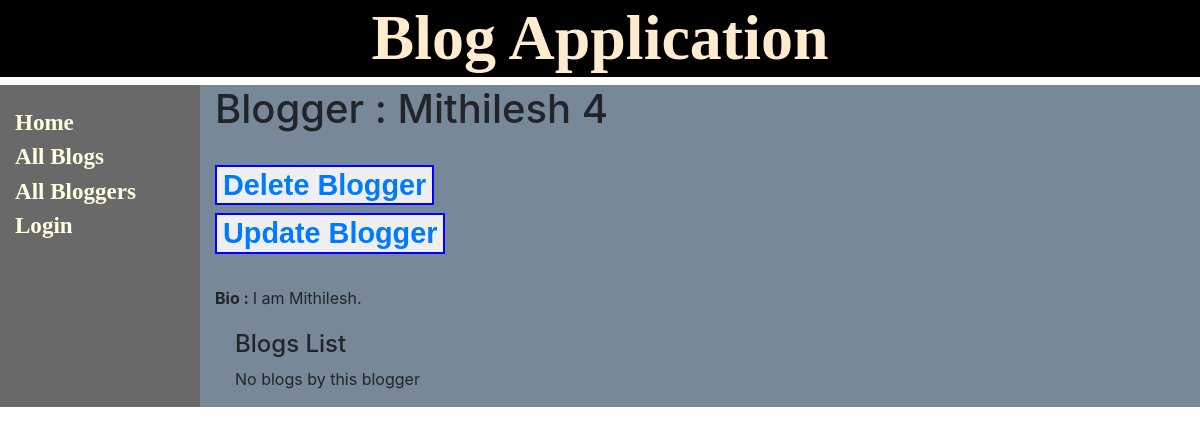
The page /blog/bloggers/4 on the database as committed earlier.
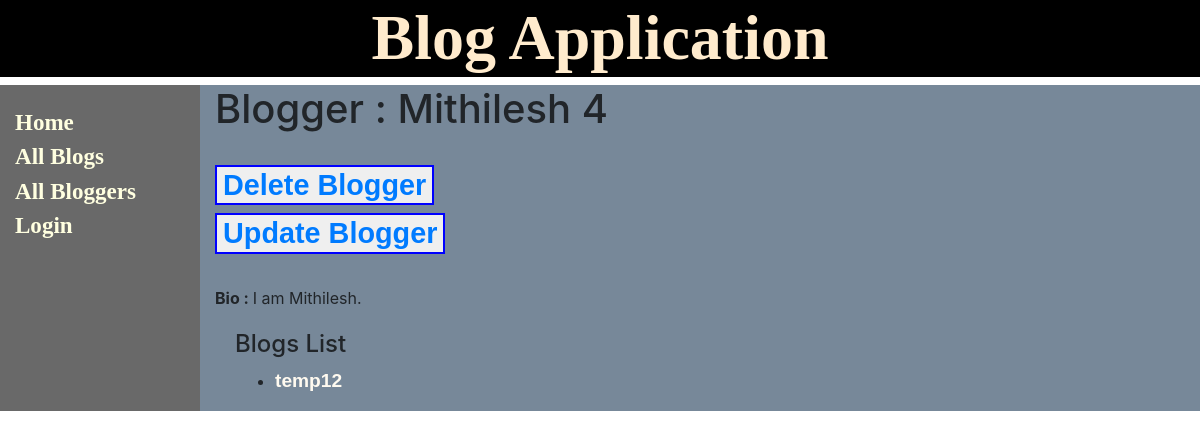
The same page on the database as committed later.
### blog/models.py (models this page shows, shortened)
class Blog(models.Model):
    title = models.CharField(max_length=200, null=False, blank=False)
    post_date = models.DateField(null=False, blank=False)
    blogger = models.ForeignKey('Blogger', on_delete=models.SET_NULL, null=True)
    description = models.CharField(max_length=500, null=False, blank=False)
    def get_absolute_url(self):
        return reverse('blog-detail', args=[str(self.id)])

### blog/views.py (the view)
# urls.py: path('bloggers/<int:pk>', views.BloggerDetailView.as_view(), name='blogger-detail'),
class BloggerDetailView(generic.DetailView):
    model = Blogger

### blog/templates/blog/blogger_detail.html
{% extends "base_generic.html" %}
{% block content %}
  <h1>Blogger : {{ blogger.name }}</h1>
<br>
  <h4><button class="mybutton"><a href="{% url 'blogger-delete' blogger.id %}">Delete Blogger</a></button></h4>
  <h4><button class="mybutton"><a href="{% url 'blogger-update' blogger.id %}">Update Blogger</a></button></h4>
  <br>
  <p><strong>Bio : </strong>{{ blogger.bio }}</p>
  <div style="margin-left:20px;margin-top:20px">
    <h4>Blogs List</h4>
    {% if blogger.blog_set.all %}
      <ul>
    {% for blog in blogger.blog_set.all %}
      <li>
        <a class="mylist-ele" href="{{ blog.get_absolute_url }}">{{ blog.title }}</a>
      </li>
    {% endfor %}
      </ul>
       {% else %}
       <p>No blogs by this blogger</p>
       {% endif %}
  </div>
{% endblock %}

Rows that differ between the two databases and show on the page:
added Blog: title "temp12"
Other text that changed with them:
text no longer shown: "No blogs by this blogger"
